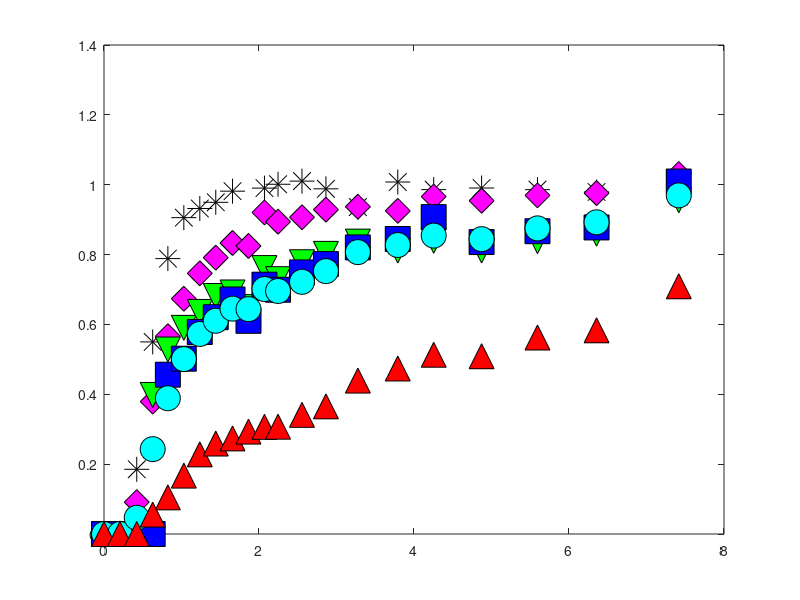

MATLAB code for this plot: (Note: this script raises an error after producing the figure.)
clear

%first-type BC;
%kinetic model;
%see Van Genuchten pg. 16 and 28:



%data = csvread('ObjC_1_gas.csv',1,0);
data = csvread('Obj1c_part1_gas.csv',1,0);
data_time = data(:,1).*60; %time in sec
ethane = data(:,2);
helium = data(:,3);
n2o = data(:,4);
sf6 = data(:,5);
ch4 = data(:,6);



data_br = csvread('Obj1c_part1_br.csv',1,0);
%data_br = csvread('Obj1b_br.csv',1,0);
Br_time = data_br(:,1).*60
Br = data_br(:,2);


%If Vg/Vw = .01, then
%R_He = 2
%R_SF6 = 2.5
%R_ethane = 1.2
%R_N2O = 1.015

%time units are in seconds;
%length units are in m;

C_o = 1; %dimensionless
t = 0:50:50000;   %default delta t is 25
D = 2.1875e-6; 


%2.69e-6, dispersion coefficients, m2/s, default 5e-7; determined from bromide only.
    %%%%%%3.1e-6 for bromide
v_m = 7.875e-5;  

%velocity, 7.09e-5,  m/s, default 1e-4 m/s
    %%%%%%%3e-5 for bromide
    %try 1.19e-4 to 1.43e-4, expected values based on reactor geometry +
    %porosity
L = .3;
theta_m = 0.586; %mobile phase volume (dynamic, macropores)
theta_im = 0.31; %immobile phase volume (stagnant, micropores)
phi_m = theta_m/(theta_m + theta_im)  %fraction of liquid phase that is mobile

P = v_m*L/D; %Peclet number
PV = v_m.*t.*phi_m./L;     %pore volumes, tau in equations in Table 2 in Van Genuchten
data_PV_br = v_m.*Br_time.*phi_m./L;

data_PV = v_m.*data_time.*phi_m./L

data_PV_br_plot = v_m.*Br_time.*phi_m./L


figure(11)
clf
h1 = plot(data_PV_br_plot, Br, '*k','MarkerSize', 18)
hold on
h2 = plot(data_PV, n2o, 'dm','MarkerFaceColor', 'm', 'MarkerEdgeColor', 'k', 'MarkerSize', 18)
hold on
h3 = plot(data_PV, sf6, 'vg','MarkerFaceColor', 'g', 'MarkerEdgeColor', 'k', 'MarkerSize', 18)
hold on
h4 = plot(data_PV, ethane, 'sb','MarkerFaceColor', 'b', 'MarkerEdgeColor', 'k', 'MarkerSize', 18)
hold on
h5 = plot(data_PV, ch4, 'oc','MarkerFaceColor', 'c', 'MarkerEdgeColor', 'k', 'MarkerSize', 18)
hold on
h6 = plot(data_PV, helium, '^r','MarkerFaceColor', 'r', 'MarkerEdgeColor', 'k', 'MarkerSize', 18)
hold on





measured = Br; %define which solute you are modeling

R = 1.000001; %ethane 2.7
%R = [2.0:.5:6.0];
R_m = 1.000001;
%R_m = [1.0:.5:3.0];
alpha = 0.0001;  %ethane 1.3e-4
%alpha = [.9e-4:.1e-4:2.5e-4];
loopcnt = 0;

results_matrix = zeros(length(v_m)*length(D),4);
%column 1 of results_matrix is loopcnt
%column 2 of results_matrix is R
%column 3 of results_matrix is alpha
%column 4 of results_matrix is sum of squared residuals



beta = phi_m*R_m/R;


for j = 1:length(v_m)
    
    for k = 1:length(D)
        
        
w = alpha*L*(R-1)/(v_m(j)*theta_m);
P = v_m(j)*L/D(k); %Peclet number
PV = v_m(j).*t.*phi_m./L;     %pore volumes, tau in equations in Table 2 in Van Genuchten
data_PV_br = v_m(j).*Br_time.*phi_m./L;


%G term in Van Genuchten, equation SI-1 in Table 2:
G_T = .5 *  erfc( sqrt(P./(4.*beta.*R.*PV)).*(beta*R-PV)) + .5*exp(P).*erfc( sqrt (P./(4.*beta.*R.*PV) ).*(beta*R + PV) );
%IMPORTANT NOTE: Equation SI-1 in Table 2 has the final term as beta*R-tau.
%I think this is an error and that it should be beta*R+tau.  At the top of page 18 they note: 
%"Expressions for G(T) in Table 2 follow from those given in Table 1 by replacing T by
%tau and R by (beta*R).  In Table 1, the final term is R+T, so based on
%their statement the final term should be B*R+tau.
%This is how it is coded above, and this equation gives an effluent C
%ranging from 0 to 1, while the original equation from Van Genuchten has an
%effluent C ranging from 0 to a number much greater than 1.

%exponential term multiplied by G
term = exp(-w.*PV/(beta*R));


integrand_vec = zeros(1,length(PV));

delta_tau = 0.001;   %tau time increment, also d_tau dummy variable
                    %default .001

for i = 2:length(PV);  %2:length(PV)
    
    tau = [0:delta_tau:PV(i)];
    
G_tau = .5 *  erfc( sqrt(P./(4.*beta.*R.*tau)).*(beta*R-tau)) + .5*exp(P).*erfc( sqrt (P./(4.*beta.*R.*tau) ).*(beta*R + tau) );
    
    a = w.*tau;
    b = w.*(PV(i) - tau)./( (1 - beta)*R );
    
    squig = 2*sqrt(a.*b);
    
%In equation 36, the I_0 and I_1 are modified bessel functions, see
%notation on pg. 50-51
I_0 = besseli(0,squig);  %modified bessel function of the first kind, order 0
I_1 = besseli(1,squig);  %modified bessel function of the first kind, order 1
    
%H term defined by Equation 36:
H = exp(-a-b).* ( I_0/beta + (squig.*I_1)./(2.*b.*(1-beta)) );


prod = G_tau.*H;

integrand = delta_tau*trapz(prod(1:length(prod)-1));   %last element of product is NaN, since the last element of H is NaN ...
                                                    %due to division by 0
                                                    %in b term
integrand_vec(i) = integrand;


end


BrC = G_T.*term + w/R .* integrand_vec;


%find indices in PV that are closest PV to data: 
edges = [-Inf, mean([PV(2:end); PV(1:end-1)]), +Inf];
%I = discretize(data_PV_br, edges);
I = discretize(data_PV_br, edges);

RSS = sum((BrC(I) - measured').^2)


loopcnt = loopcnt + 1

     results_matrix(loopcnt,1) = loopcnt;
     results_matrix(loopcnt,2) = v_m(j);
     results_matrix(loopcnt,3) = D(k);
     results_matrix(loopcnt,4) = RSS;

    end
    
end

plot(PV, BrC,'-k','LineWidth',1.5, 'handlevisibility','off')
hold on
%End of Bromide










measured = n2o; %define which solute you are modeling

%fit parameters:
%R = 2;      %MUST BE > 1
%alpha = 1e-3;    %rate constant, try starting in the range 5e-4 to 5e-3

                    %1/s, 100 d^-1 from Geistlinger (2005) = 1e-3 1/s
                    %vulava has 5e-4 - 1e-3  1/s for alpha for SF6, so
                    %probably faster for Helium, N2O
                    %velocity in bioreactor on the order of .003 m/s, much slower than in Vulava, so 
                    %expect lower alpha
%for determination of R-squared:



%dimensionless parameters
%defined in Van Genuchten pg. 15, with the exception of w, beta, and R
%For w and beta, defined on pg. 28 for one-site kinetic
%non-equilibrium adsorption.  For R, comes from Fry et al. (1994) and Vulava et al. (2002): 
%R = 1 + KH*(Vg/Vw)   %use this with specific K_H values to determine Vg/Vw
%based on fit R parameter




R = 1.35; %ethane 2.7
%R = [1.1:0.02:1.2];
%R_m = [1.1:0.1:2.8];
R_m = 1.2;
alpha = 9.4e-5;  %ethane 1.3e-4
%alpha = [1e-5 1e-6 1e-7 1e-8 1e-9];%8e-6:4e-6:8e-5];

loopcnt = 0;

results_matrix = zeros(length(R)*length(alpha),5);
%column 1 of results_matrix is loopcnt
%column 2 of results_matrix is R
%column 3 of results_matrix is R_m
%column 4 of results_matrix is alpha
%column 5 of results_matrix is sum of squared residuals




for j = 1:length(R)
    
    for k = 1:length(alpha)
        
        for l = 1:length(R_m)
        
        
w = alpha(k)*L*(R(j)-1)/(v_m*theta_m);
beta = phi_m*R_m(l)/R(j);



%G term in Van Genuchten, equation SI-1 in Table 2:
G_T = .5 *  erfc( sqrt(P./(4.*beta.*R(j).*PV)).*(beta*R(j)-PV)) + .5*exp(P).*erfc( sqrt (P./(4.*beta.*R(j).*PV) ).*(beta*R(j) + PV) );
%IMPORTANT NOTE: Equation SI-1 in Table 2 has the final term as beta*R-tau.
%I think this is an error and that it should be beta*R+tau.  At the top of page 18 they note: 
%"Expressions for G(T) in Table 2 follow from those given in Table 1 by replacing T by
%tau and R by (beta*R).  In Table 1, the final term is R+T, so based on
%their statement the final term should be B*R+tau.
%This is how it is coded above, and this equation gives an effluent C
%ranging from 0 to 1, while the original equation from Van Genuchten has an
%effluent C ranging from 0 to a number much greater than 1.

%exponential term multiplied by G
term = exp(-w.*PV/(beta*R(j)));

%some figures to visualize how each of these terms are affected by
%different fit parameters:
%use these to troubleshoot problems if the model acts weird with certain
%paremeters.
%figure(5)
%plot(PV,term)
%title('Term')

integrand_vec = zeros(1,length(PV));

delta_tau = 0.001;   %tau time increment, also d_tau dummy variable
                    %default .001

for i = 2:length(PV);  %2:length(PV)
    
    tau = [0:delta_tau:PV(i)];
    
G_tau = .5 *  erfc( sqrt(P./(4.*beta.*R(j).*tau)).*(beta*R(j)-tau)) + .5*exp(P).*erfc( sqrt (P./(4.*beta.*R(j).*tau) ).*(beta*R(j) + tau) );
    
    a = w.*tau;
    b = w.*(PV(i) - tau)./( (1 - beta)*R(j) );
    
    squig = 2*sqrt(a.*b);
    
%In equation 36, the I_0 and I_1 are modified bessel functions, see
%notation on pg. 50-51
I_0 = besseli(0,squig);  %modified bessel function of the first kind, order 0
I_1 = besseli(1,squig);  %modified bessel function of the first kind, order 1
    
%H term defined by Equation 36:
H = exp(-a-b).* ( I_0/beta + (squig.*I_1)./(2.*b.*(1-beta)) );


prod = G_tau.*H;

integrand = delta_tau*trapz(prod(1:length(prod)-1));   %last element of product is NaN, since the last element of H is NaN ...
                                                    %due to division by 0
                                                    %in b term
integrand_vec(i) = integrand;


end


%first_term = G_T.*term;
%figure(14)
%plot(PV,first_term)
%title('G*exp term')

%C = G(1:length(G)-1).*term(1:length(term)-1) + (w/R).*ConvInt;   %equation 35 in van genuchten
n2oC = G_T.*term + w/R(j) .* integrand_vec;


%find indices in PV that are closest PV to data: 
edges = [-Inf, mean([PV(2:end); PV(1:end-1)]), +Inf];
%I = discretize(data_PV_br, edges);
I = discretize(data_PV, edges);

RSS = sum((n2oC(I) - measured').^2)



loopcnt = loopcnt + 1

     results_matrix(loopcnt,1) = loopcnt;
     results_matrix(loopcnt,2) = R(j);
     results_matrix(loopcnt,3) = R_m(l);
     results_matrix(loopcnt,4) = alpha(k);
     results_matrix(loopcnt,5) = RSS;

    end
    
    end

end

n2oC(n2oC > 1) = 1;

plot(PV, n2oC,'-m','LineWidth',1.5, 'handlevisibility','off')
hold on



%%%End of N2O

measured = sf6; %define which solute you are modeling

%fit parameters:
%R = 2;      %MUST BE > 1
%alpha = 1e-3;    %rate constant, try starting in the range 5e-4 to 5e-3

                    %1/s, 100 d^-1 from Geistlinger (2005) = 1e-3 1/s
                    %vulava has 5e-4 - 1e-3  1/s for alpha for SF6, so
                    %probably faster for Helium, N2O
                    %velocity in bioreactor on the order of .003 m/s, much slower than in Vulava, so 
                    %expect lower alpha
%for determination of R-squared:



%dimensionless parameters
%defined in Van Genuchten pg. 15, with the exception of w, beta, and R
%For w and beta, defined on pg. 28 for one-site kinetic
%non-equilibrium adsorption.  For R, comes from Fry et al. (1994) and Vulava et al. (2002): 
%R = 1 + KH*(Vg/Vw)   %use this with specific K_H values to determine Vg/Vw
%based on fit R parameter




R = 48.75; %ethane 2.7
%R = [1.1:0.02:1.2];
%R_m = [1.1:0.1:2.8];
R_m = 1.175;
alpha = 1.35e-6;  %ethane 1.3e-4
%alpha = [1e-5 1e-6 1e-7 1e-8 1e-9];%8e-6:4e-6:8e-5];

loopcnt = 0;

results_matrix = zeros(length(R)*length(alpha),5);
%column 1 of results_matrix is loopcnt
%column 2 of results_matrix is R
%column 3 of results_matrix is R_m
%column 4 of results_matrix is alpha
%column 5 of results_matrix is sum of squared residuals




for j = 1:length(R)
    
    for k = 1:length(alpha)
        
        for l = 1:length(R_m)
        
        
w = alpha(k)*L*(R(j)-1)/(v_m*theta_m);
beta = phi_m*R_m(l)/R(j);



%G term in Van Genuchten, equation SI-1 in Table 2:
G_T = .5 *  erfc( sqrt(P./(4.*beta.*R(j).*PV)).*(beta*R(j)-PV)) + .5*exp(P).*erfc( sqrt (P./(4.*beta.*R(j).*PV) ).*(beta*R(j) + PV) );
%IMPORTANT NOTE: Equation SI-1 in Table 2 has the final term as beta*R-tau.
%I think this is an error and that it should be beta*R+tau.  At the top of page 18 they note: 
%"Expressions for G(T) in Table 2 follow from those given in Table 1 by replacing T by
%tau and R by (beta*R).  In Table 1, the final term is R+T, so based on
%their statement the final term should be B*R+tau.
%This is how it is coded above, and this equation gives an effluent C
%ranging from 0 to 1, while the original equation from Van Genuchten has an
%effluent C ranging from 0 to a number much greater than 1.

%exponential term multiplied by G
term = exp(-w.*PV/(beta*R(j)));

%some figures to visualize how each of these terms are affected by
%different fit parameters:
%use these to troubleshoot problems if the model acts weird with certain
%paremeters.
%figure(5)
%plot(PV,term)
%title('Term')

integrand_vec = zeros(1,length(PV));

delta_tau = 0.001;   %tau time increment, also d_tau dummy variable
                    %default .001

for i = 2:length(PV);  %2:length(PV)
    
    tau = [0:delta_tau:PV(i)];
    
G_tau = .5 *  erfc( sqrt(P./(4.*beta.*R(j).*tau)).*(beta*R(j)-tau)) + .5*exp(P).*erfc( sqrt (P./(4.*beta.*R(j).*tau) ).*(beta*R(j) + tau) );
    
    a = w.*tau;
    b = w.*(PV(i) - tau)./( (1 - beta)*R(j) );
    
    squig = 2*sqrt(a.*b);
    
%In equation 36, the I_0 and I_1 are modified bessel functions, see
%notation on pg. 50-51
I_0 = besseli(0,squig);  %modified bessel function of the first kind, order 0
I_1 = besseli(1,squig);  %modified bessel function of the first kind, order 1
    
%H term defined by Equation 36:
H = exp(-a-b).* ( I_0/beta + (squig.*I_1)./(2.*b.*(1-beta)) );


prod = G_tau.*H;

integrand = delta_tau*trapz(prod(1:length(prod)-1));   %last element of product is NaN, since the last element of H is NaN ...
                                                    %due to division by 0
                                                    %in b term
integrand_vec(i) = integrand;


end


%first_term = G_T.*term;
%figure(14)
%plot(PV,first_term)
%title('G*exp term')

%C = G(1:length(G)-1).*term(1:length(term)-1) + (w/R).*ConvInt;   %equation 35 in van genuchten
C = G_T.*term + w/R(j) .* integrand_vec;


%find indices in PV that are closest PV to data: 
edges = [-Inf, mean([PV(2:end); PV(1:end-1)]), +Inf];
%I = discretize(data_PV_br, edges);
I = discretize(data_PV, edges);

RSS = sum((C(I) - measured').^2)


loopcnt = loopcnt + 1

     results_matrix(loopcnt,1) = loopcnt;
     results_matrix(loopcnt,2) = R(j);
     results_matrix(loopcnt,3) = R_m(l);
     results_matrix(loopcnt,4) = alpha(k);
     results_matrix(loopcnt,5) = RSS;

    end
    
    end

end


plot(PV, C,'-g','LineWidth',1.5, 'handlevisibility','off')
hold on



%%%End of SF6








measured = ethane; %define which solute you are modeling

%fit parameters:
%R = 2;      %MUST BE > 1
%alpha = 1e-3;    %rate constant, try starting in the range 5e-4 to 5e-3

                    %1/s, 100 d^-1 from Geistlinger (2005) = 1e-3 1/s
                    %vulava has 5e-4 - 1e-3  1/s for alpha for SF6, so
                    %probably faster for Helium, N2O
                    %velocity in bioreactor on the order of .003 m/s, much slower than in Vulava, so 
                    %expect lower alpha
%for determination of R-squared:



%dimensionless parameters
%defined in Van Genuchten pg. 15, with the exception of w, beta, and R
%For w and beta, defined on pg. 28 for one-site kinetic
%non-equilibrium adsorption.  For R, comes from Fry et al. (1994) and Vulava et al. (2002): 
%R = 1 + KH*(Vg/Vw)   %use this with specific K_H values to determine Vg/Vw
%based on fit R parameter




R = 6.1; %ethane 2.7
%R = [1.1:0.02:1.2];
%R_m = [1.1:0.1:2.8];
R_m = 1.225;
alpha = 1.68e-5;  %ethane 1.3e-4
%alpha = [1e-5 1e-6 1e-7 1e-8 1e-9];%8e-6:4e-6:8e-5];

loopcnt = 0;

results_matrix = zeros(length(R)*length(alpha),5);
%column 1 of results_matrix is loopcnt
%column 2 of results_matrix is R
%column 3 of results_matrix is R_m
%column 4 of results_matrix is alpha
%column 5 of results_matrix is sum of squared residuals




for j = 1:length(R)
    
    for k = 1:length(alpha)
        
        for l = 1:length(R_m)
        
        
w = alpha(k)*L*(R(j)-1)/(v_m*theta_m);
beta = phi_m*R_m(l)/R(j);



%G term in Van Genuchten, equation SI-1 in Table 2:
G_T = .5 *  erfc( sqrt(P./(4.*beta.*R(j).*PV)).*(beta*R(j)-PV)) + .5*exp(P).*erfc( sqrt (P./(4.*beta.*R(j).*PV) ).*(beta*R(j) + PV) );
%IMPORTANT NOTE: Equation SI-1 in Table 2 has the final term as beta*R-tau.
%I think this is an error and that it should be beta*R+tau.  At the top of page 18 they note: 
%"Expressions for G(T) in Table 2 follow from those given in Table 1 by replacing T by
%tau and R by (beta*R).  In Table 1, the final term is R+T, so based on
%their statement the final term should be B*R+tau.
%This is how it is coded above, and this equation gives an effluent C
%ranging from 0 to 1, while the original equation from Van Genuchten has an
%effluent C ranging from 0 to a number much greater than 1.

%exponential term multiplied by G
term = exp(-w.*PV/(beta*R(j)));

%some figures to visualize how each of these terms are affected by
%different fit parameters:
%use these to troubleshoot problems if the model acts weird with certain
%paremeters.
%figure(5)
%plot(PV,term)
%title('Term')

integrand_vec = zeros(1,length(PV));

delta_tau = 0.001;   %tau time increment, also d_tau dummy variable
                    %default .001

for i = 2:length(PV);  %2:length(PV)
    
    tau = [0:delta_tau:PV(i)];
    
G_tau = .5 *  erfc( sqrt(P./(4.*beta.*R(j).*tau)).*(beta*R(j)-tau)) + .5*exp(P).*erfc( sqrt (P./(4.*beta.*R(j).*tau) ).*(beta*R(j) + tau) );
    
    a = w.*tau;
    b = w.*(PV(i) - tau)./( (1 - beta)*R(j) );
    
    squig = 2*sqrt(a.*b);
    
%In equation 36, the I_0 and I_1 are modified bessel functions, see
%notation on pg. 50-51
I_0 = besseli(0,squig);  %modified bessel function of the first kind, order 0
I_1 = besseli(1,squig);  %modified bessel function of the first kind, order 1
    
%H term defined by Equation 36:
H = exp(-a-b).* ( I_0/beta + (squig.*I_1)./(2.*b.*(1-beta)) );


prod = G_tau.*H;

integrand = delta_tau*trapz(prod(1:length(prod)-1));   %last element of product is NaN, since the last element of H is NaN ...
                                                    %due to division by 0
                                                    %in b term
integrand_vec(i) = integrand;


end


%first_term = G_T.*term;
%figure(14)
%plot(PV,first_term)
%title('G*exp term')

%C = G(1:length(G)-1).*term(1:length(term)-1) + (w/R).*ConvInt;   %equation 35 in van genuchten
C = G_T.*term + w/R(j) .* integrand_vec;


%find indices in PV that are closest PV to data: 
edges = [-Inf, mean([PV(2:end); PV(1:end-1)]), +Inf];
%I = discretize(data_PV_br, edges);
I = discretize(data_PV, edges);

RSS = sum((C(I) - measured').^2)


loopcnt = loopcnt + 1

     results_matrix(loopcnt,1) = loopcnt;
     results_matrix(loopcnt,2) = R(j);
     results_matrix(loopcnt,3) = R_m(l);
     results_matrix(loopcnt,4) = alpha(k);
     results_matrix(loopcnt,5) = RSS;

    end
    
    end

end


plot(PV, C,'-b','LineWidth',1.5, 'handlevisibility','off')
hold on



%%%End of Ethane





measured = ch4; %define which solute you are modeling

%fit parameters:
%R = 2;      %MUST BE > 1
%alpha = 1e-3;    %rate constant, try starting in the range 5e-4 to 5e-3

                    %1/s, 100 d^-1 from Geistlinger (2005) = 1e-3 1/s
                    %vulava has 5e-4 - 1e-3  1/s for alpha for SF6, so
                    %probably faster for Helium, N2O
                    %velocity in bioreactor on the order of .003 m/s, much slower than in Vulava, so 
                    %expect lower alpha
%for determination of R-squared:



%dimensionless parameters
%defined in Van Genuchten pg. 15, with the exception of w, beta, and R
%For w and beta, defined on pg. 28 for one-site kinetic
%non-equilibrium adsorption.  For R, comes from Fry et al. (1994) and Vulava et al. (2002): 
%R = 1 + KH*(Vg/Vw)   %use this with specific K_H values to determine Vg/Vw
%based on fit R parameter




R = 7; %ethane 2.7
%R = [1.1:0.02:1.2];
%R_m = [1.1:0.1:2.8];
R_m = 1.185;
alpha = 1.6e-5;  %ethane 1.3e-4
%alpha = [1e-5 1e-6 1e-7 1e-8 1e-9];%8e-6:4e-6:8e-5];

loopcnt = 0;

results_matrix = zeros(length(R)*length(alpha),5);
%column 1 of results_matrix is loopcnt
%column 2 of results_matrix is R
%column 3 of results_matrix is R_m
%column 4 of results_matrix is alpha
%column 5 of results_matrix is sum of squared residuals




for j = 1:length(R)
    
    for k = 1:length(alpha)
        
        for l = 1:length(R_m)
        
        
w = alpha(k)*L*(R(j)-1)/(v_m*theta_m);
beta = phi_m*R_m(l)/R(j);



%G term in Van Genuchten, equation SI-1 in Table 2:
G_T = .5 *  erfc( sqrt(P./(4.*beta.*R(j).*PV)).*(beta*R(j)-PV)) + .5*exp(P).*erfc( sqrt (P./(4.*beta.*R(j).*PV) ).*(beta*R(j) + PV) );
%IMPORTANT NOTE: Equation SI-1 in Table 2 has the final term as beta*R-tau.
%I think this is an error and that it should be beta*R+tau.  At the top of page 18 they note: 
%"Expressions for G(T) in Table 2 follow from those given in Table 1 by replacing T by
%tau and R by (beta*R).  In Table 1, the final term is R+T, so based on
%their statement the final term should be B*R+tau.
%This is how it is coded above, and this equation gives an effluent C
%ranging from 0 to 1, while the original equation from Van Genuchten has an
%effluent C ranging from 0 to a number much greater than 1.

%exponential term multiplied by G
term = exp(-w.*PV/(beta*R(j)));

%some figures to visualize how each of these terms are affected by
%different fit parameters:
%use these to troubleshoot problems if the model acts weird with certain
%paremeters.
%figure(5)
%plot(PV,term)
%title('Term')

integrand_vec = zeros(1,length(PV));

delta_tau = 0.001;   %tau time increment, also d_tau dummy variable
                    %default .001

for i = 2:length(PV);  %2:length(PV)
    
    tau = [0:delta_tau:PV(i)];
    
G_tau = .5 *  erfc( sqrt(P./(4.*beta.*R(j).*tau)).*(beta*R(j)-tau)) + .5*exp(P).*erfc( sqrt (P./(4.*beta.*R(j).*tau) ).*(beta*R(j) + tau) );
    
    a = w.*tau;
    b = w.*(PV(i) - tau)./( (1 - beta)*R(j) );
    
    squig = 2*sqrt(a.*b);
    
%In equation 36, the I_0 and I_1 are modified bessel functions, see
%notation on pg. 50-51
I_0 = besseli(0,squig);  %modified bessel function of the first kind, order 0
I_1 = besseli(1,squig);  %modified bessel function of the first kind, order 1
    
%H term defined by Equation 36:
H = exp(-a-b).* ( I_0/beta + (squig.*I_1)./(2.*b.*(1-beta)) );


prod = G_tau.*H;

integrand = delta_tau*trapz(prod(1:length(prod)-1));   %last element of product is NaN, since the last element of H is NaN ...
                                                    %due to division by 0
                                                    %in b term
integrand_vec(i) = integrand;


end


%first_term = G_T.*term;
%figure(14)
%plot(PV,first_term)
%title('G*exp term')

%C = G(1:length(G)-1).*term(1:length(term)-1) + (w/R).*ConvInt;   %equation 35 in van genuchten
ch4C = G_T.*term + w/R(j) .* integrand_vec;


%find indices in PV that are closest PV to data: 
edges = [-Inf, mean([PV(2:end); PV(1:end-1)]), +Inf];
%I = discretize(data_PV_br, edges);
I = discretize(data_PV, edges);

RSS = sum((ch4C(I) - measured').^2)


loopcnt = loopcnt + 1

     results_matrix(loopcnt,1) = loopcnt;
     results_matrix(loopcnt,2) = R(j);
     results_matrix(loopcnt,3) = R_m(l);
     results_matrix(loopcnt,4) = alpha(k);
     results_matrix(loopcnt,5) = RSS;

    end
    
    end

end


plot(PV, ch4C,'-c','LineWidth',1.5, 'handlevisibility','off')
hold on



%%%End of CH4






measured = helium; %define which solute you are modeling


%fit parameters:
%R = 2;      %MUST BE > 1
%alpha = 1e-3;    %rate constant, try starting in the range 5e-4 to 5e-3

                    %1/s, 100 d^-1 from Geistlinger (2005) = 1e-3 1/s
                    %vulava has 5e-4 - 1e-3  1/s for alpha for SF6, so
                    %probably faster for Helium, N2O
                    %velocity in bioreactor on the order of .003 m/s, much slower than in Vulava, so 
                    %expect lower alpha
%for determination of R-squared:



%dimensionless parameters
%defined in Van Genuchten pg. 15, with the exception of w, beta, and R
%For w and beta, defined on pg. 28 for one-site kinetic
%non-equilibrium adsorption.  For R, comes from Fry et al. (1994) and Vulava et al. (2002): 
%R = 1 + KH*(Vg/Vw)   %use this with specific K_H values to determine Vg/Vw
%based on fit R parameter




R = 21; %ethane 2.7
%R = [1.1:0.02:1.2];
%R_m = [1.1:0.1:2.8];
R_m = 1.01;
alpha = 2.4e-5;  %ethane 1.3e-4
%alpha = [1e-5 1e-6 1e-7 1e-8 1e-9];%8e-6:4e-6:8e-5];

loopcnt = 0;

results_matrix = zeros(length(R)*length(alpha),5);
%column 1 of results_matrix is loopcnt
%column 2 of results_matrix is R
%column 3 of results_matrix is R_m
%column 4 of results_matrix is alpha
%column 5 of results_matrix is sum of squared residuals




for j = 1:length(R)
    
    for k = 1:length(alpha)
        
        for l = 1:length(R_m)
        
        
w = alpha(k)*L*(R(j)-1)/(v_m*theta_m);
beta = phi_m*R_m(l)/R(j);



%G term in Van Genuchten, equation SI-1 in Table 2:
G_T = .5 *  erfc( sqrt(P./(4.*beta.*R(j).*PV)).*(beta*R(j)-PV)) + .5*exp(P).*erfc( sqrt (P./(4.*beta.*R(j).*PV) ).*(beta*R(j) + PV) );
%IMPORTANT NOTE: Equation SI-1 in Table 2 has the final term as beta*R-tau.
%I think this is an error and that it should be beta*R+tau.  At the top of page 18 they note: 
%"Expressions for G(T) in Table 2 follow from those given in Table 1 by replacing T by
%tau and R by (beta*R).  In Table 1, the final term is R+T, so based on
%their statement the final term should be B*R+tau.
%This is how it is coded above, and this equation gives an effluent C
%ranging from 0 to 1, while the original equation from Van Genuchten has an
%effluent C ranging from 0 to a number much greater than 1.

%exponential term multiplied by G
term = exp(-w.*PV/(beta*R(j)));

%some figures to visualize how each of these terms are affected by
%different fit parameters:
%use these to troubleshoot problems if the model acts weird with certain
%paremeters.
%figure(5)
%plot(PV,term)
%title('Term')

integrand_vec = zeros(1,length(PV));

delta_tau = 0.001;   %tau time increment, also d_tau dummy variable
                    %default .001

for i = 2:length(PV);  %2:length(PV)
    
    tau = [0:delta_tau:PV(i)];
    
G_tau = .5 *  erfc( sqrt(P./(4.*beta.*R(j).*tau)).*(beta*R(j)-tau)) + .5*exp(P).*erfc( sqrt (P./(4.*beta.*R(j).*tau) ).*(beta*R(j) + tau) );
    
    a = w.*tau;
    b = w.*(PV(i) - tau)./( (1 - beta)*R(j) );
    
    squig = 2*sqrt(a.*b);
    
%In equation 36, the I_0 and I_1 are modified bessel functions, see
%notation on pg. 50-51
I_0 = besseli(0,squig);  %modified bessel function of the first kind, order 0
I_1 = besseli(1,squig);  %modified bessel function of the first kind, order 1
    
%H term defined by Equation 36:
H = exp(-a-b).* ( I_0/beta + (squig.*I_1)./(2.*b.*(1-beta)) );


prod = G_tau.*H;

integrand = delta_tau*trapz(prod(1:length(prod)-1));   %last element of product is NaN, since the last element of H is NaN ...
                                                    %due to division by 0
                                                    %in b term
integrand_vec(i) = integrand;


end


%first_term = G_T.*term;
%figure(14)
%plot(PV,first_term)
%title('G*exp term')

%C = G(1:length(G)-1).*term(1:length(term)-1) + (w/R).*ConvInt;   %equation 35 in van genuchten
C = G_T.*term + w/R(j) .* integrand_vec;


%find indices in PV that are closest PV to data: 
edges = [-Inf, mean([PV(2:end); PV(1:end-1)]), +Inf];
%I = discretize(data_PV_br, edges);
I = discretize(data_PV, edges);

RSS = sum((C(I) - measured').^2)


loopcnt = loopcnt + 1

     results_matrix(loopcnt,1) = loopcnt;
     results_matrix(loopcnt,2) = R(j);
     results_matrix(loopcnt,3) = R_m(l);
     results_matrix(loopcnt,4) = alpha(k);
     results_matrix(loopcnt,5) = RSS;

    end
    
    end

end

plot(PV, C,'-r','LineWidth',1.5, 'handlevisibility','off')
hold on
set(gca,'FontSize',20)
ylabel('C/C_o')
xlabel('PV')

%%%End of helium





% figure(111)
% clf
% %plot(PV, C,'-')
% ylim([-0.1 1.1])
% xlim([0 2])
% ylabel('C/C_o')
% xlabel('PV')



%column 1 of results_matrix is loopcnt
%column 2 of results_matrix is R
%column 3 of results_matrix is R_m
%column 4 of results_matrix is alpha
%column 5 of results_matrix is sum of squared residuals

y = [results_matrix(:,1)'; results_matrix(:,2)'; results_matrix(:,3)'; results_matrix(:,4)'; results_matrix(:,5)']
fileID = fopen('results_matrix.txt','w');
%fprintf(fileID, 'Exponential Function\n\n');
fprintf(fileID,'%0.3f %0.3e %0.3e %0.3e %0.4f\n',y);
fclose(fileID);




y = [PV; C];
fileID = fopen('exptable.txt','w');
%fprintf(fileID, 'Exponential Function\n\n');
fprintf(fileID,'%f %f\n',y);
fclose(fileID);



%find indices in PV that are closest PV to data: 
%edges = [-Inf, mean([PV(2:end); PV(1:end-1)]), +Inf];
%I = discretize(data_PV, edges);

%edges = [-Inf, mean([Br_time(2:end); Br_time(1:end-1)]), +Inf];
%I = discretize(Br_time, edges);



%find indices in PV that are closest PV to data: 
edges = [-Inf, mean([PV(2:end); PV(1:end-1)]), +Inf];
%I = discretize(data_PV_br, edges);
I = discretize(data_PV, edges);

RSS = sum((C(I) - measured').^2)
TSS = sum((measured - mean(measured)).^2)
R2 = 1 - (RSS/TSS)



figure(11)
%plot(PV, C,'--r')
ylim([-0.1 1.2])
xlim([0 8])
ylabel('C/C_o')
xlabel('PV')
%columnlegendpadded(2, {'Br', 'N_2O', 'SF_6', 'C_2H_6', 'CH_4', 'He'}, 'location', 'southeast')
% text(.4, .8, sprintf('R = %0.2f', R))
% text(.4, .9, sprintf('alpha = %0.2e s^{-1}', alpha))
% text(.4, .7, sprintf('R^2 = %0.3f', R2))
saveas(gcf,'output.eps','epsc')
%legend('Bromide','N_2O', 'SF_6', 'Ethane', 'Methane', 'Helium', 'Location', 'southeast'); %
%title('Abiotic, Transient, Woodchip')
set(gca, 'FontSize', 34);

transparency = 0.5
color = [0.5 0.5 0.5];
ch4fill=jbfill(PV,BrC,n2oC,'m', 'm', 0,transparency)
uistack(ch4fill,'bottom');
legend('Entrapped N_2O','Bromide','N_2O', 'SF_6', 'C_2H_6', 'CH_4', 'He',  'Location', 'southeast'); %








